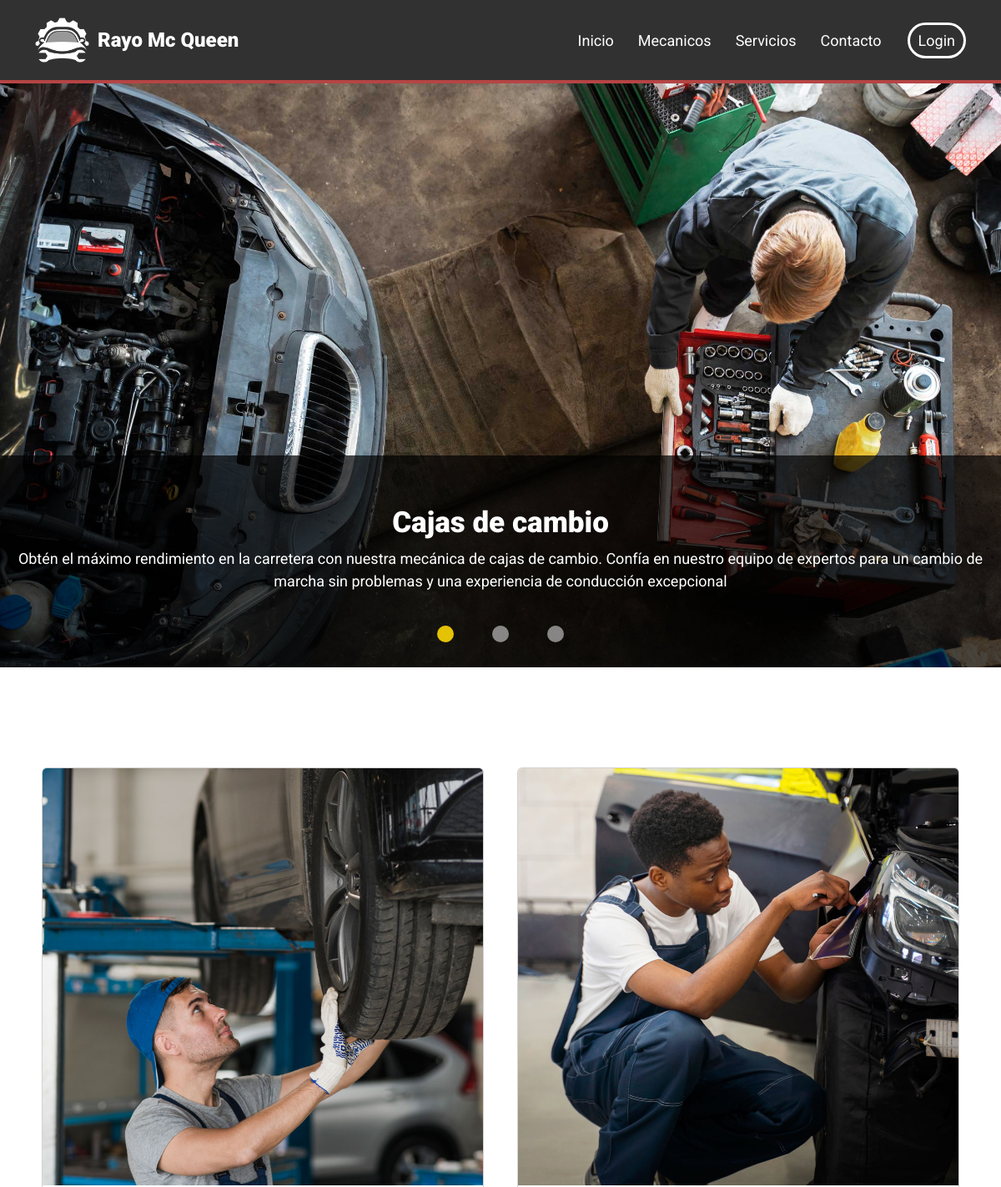
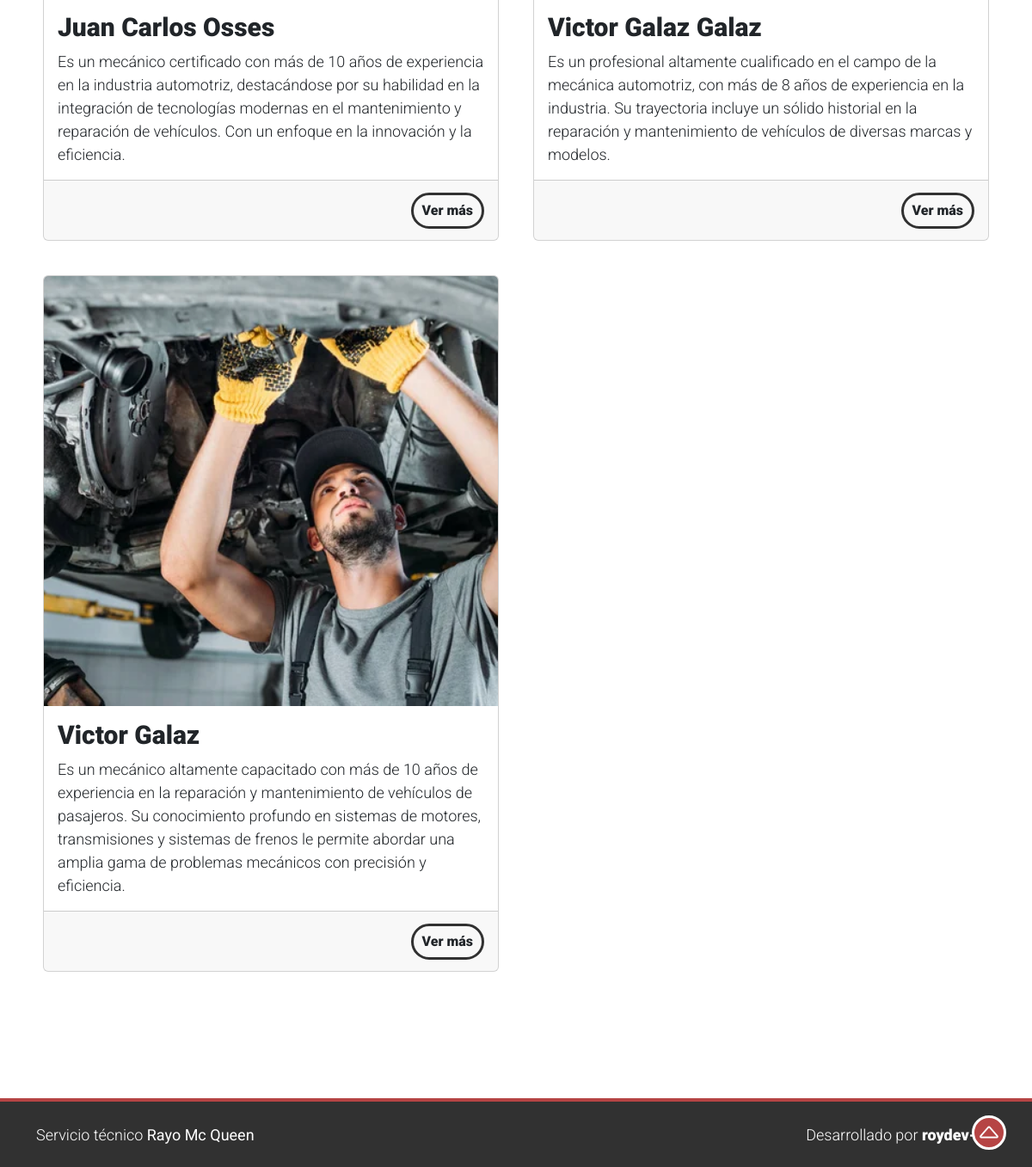
The page / on the database its author committed (2 pictures, top to bottom).
### rayoapp/models.py (models this page shows, shortened)
class Mecanico(models.Model):
    id = models.AutoField(primary_key=True)
    nombre = models.CharField(max_length=100, verbose_name='Nombre', null=True)
    descripcion = models.TextField(verbose_name="Descripción", null=True)
    imagen = models.ImageField(upload_to='img/', verbose_name="Imagen", null=True)

### rayoapp/views.py (the view)
# urls.py: path('', views.inicio, name='inicio'),
def inicio(request):
    mecanicos = Mecanico.objects.all()
    return render(request, 'paginas/index.html', {'mecanicos': mecanicos})

### rayoapp/templates/paginas/index.html (shortened to what this page needs)
{% extends 'base.html' %}
{% load static %}
{% block contenido %}
<div id="carouselExampleCaptions" class="carousel slide" data-bs-ride="carousel">
  <div class="container-fluid p-0 contenedor-carousel">
    <div class="carousel-indicators">
      <button type="button" data-bs-target="#carouselExampleCaptions" data-bs-slide-to="0" class="active"
        aria-current="true" aria-label="Slide 1"></button>
      <button type="button" data-bs-target="#carouselExampleCaptions" data-bs-slide-to="1"
        aria-label="Slide 2"></button>
      <button type="button" data-bs-target="#carouselExampleCaptions" data-bs-slide-to="2"
        aria-label="Slide 3"></button>
    </div>
    <div class="carousel-inner">
      <div class="carousel-item active c-item" data-bs-interval="3000">
        <img src="{% static 'img/foto1.jpg' %}" class="d-block w-100" alt="...">
        <div class="carousel-caption">
          <h2>Cajas de cambio</h2>
          <p>Obtén el máximo rendimiento en la carretera con nuestra mecánica de cajas de cambio. Confía en nuestro
            equipo
            de expertos para
            un cambio
            de marcha sin problemas y una experiencia de conducción excepcional</p>
        </div>
      </div>
    </div>
  </div>
</div>
<div class="container contenedor-meccanicos" id="Mecanicos">
  <div class="row">
    {% for mecanico in mecanicos %}
    <div class="col-sm-12 col-xl-6 contenedor-tarjeta">
      <div class="card w-100 ">
        <img src="{{ mecanico.imagen.url }}" class="card-img-top" alt="...">
        <div class="card-body">
          <h3 class="card-title">{{ mecanico.nombre }}</h3>
          <p class="card-text">{{ mecanico.descripcion }}</p>
        </div>
        <div class="card-footer d-flex justify-content-between align-items-center">
          <a href="{% url 'detalle_mecanico' %}" class="btn boton-mas">Ver más</a>
        </div>
      </div>
    </div>
    {% endfor %}
  </div>
</div>
<br>
{% endblock %}

### rayoapp/templates/base.html (shortened to what this page needs)
{% load static %}
<!DOCTYPE html>
<html lang="en">
<head>
  <link href="https://cdn.jsdelivr.net/npm/bootstrap@5.3.0-alpha3/dist/css/bootstrap.min.css" rel="stylesheet">
  <link rel="stylesheet" href="https://cdn.jsdelivr.net/npm/bootstrap-icons@1.11.3/font/bootstrap-icons.min.css">
  <link rel="stylesheet" href="{% static 'css/main.css' %}">
</head>
<body>
  <header>
    <nav class="navbar navbar-expand-xl" id="NavBarBarra" data-bs-theme="dark">
      <div class="container d-flex justify-content-between align-items-center">
        <img class="img-logo" src="{% static 'img/logo-taller-rayo.png' %}" alt="Logo">
        <a class="navbar-brand justify-content-start" href="{% url 'inicio' %}" id="Rayo">Rayo Mc Queen</a>
        <div class="collapse navbar-collapse justify-content-end" id="navbarSupportedContent">
          <ul class="navbar-nav">
            <li class="nav-item"><a class="nav-link normal" aria-current="page" href="{% url 'inicio' %}">Inicio</a></li>
            <li class="nav-item"><a class="nav-link normal" href="{% url 'inicio' %}#Mecanicos">Mecanicos</a></li>
            <li class="nav-item"><a class="nav-link normal" href="{% url 'servicios' %}">Servicios</a></li>
            <li class="nav-item"><a class="nav-link normal" href="{% url 'contacto' %}">Contacto</a></li>
            {% if user.is_authenticated %}
            <li class="nav-item"><a class="nav-link especial">{{ user.username|capfirst }}</a></li>
            <li class="nav-item"><a class="nav-link especial-c" href="{% url 'logout' %}">Cerrar sesión</a></li>
            {% else %}
            <li class="nav-item"><a class="nav-link especial" href="{% url 'login' %}">Login</a></li>
            {% endif %}
          </ul>
        </div>
      </div>
    </nav>
  </header>
  {% block contenido %}
  {% endblock %}
  <div class="container-fluid">
    <div id="button-up" class="boton">
      <i class="bi bi-caret-up"></i>
    </div>
  </div>
  <footer class="container-fluid">
    <div class="container">
      <p>Servicio técnico <strong>Rayo Mc Queen</strong></p>
      <p>Desarrollado por <a href="https://github.com/roydev-dw">roydev-dw</a></p>
    </div>
  </footer>
</body>
</html>

### rayoapp/static/css/main.css (style rules this page uses)
* { box-sizing: border-box; margin: 0; padding: 0; }
body { background-color: #ffffff; font-family: "Roboto", sans-serif; font-weight: 300; font-style: normal; overflow-y: scroll; font-size: 18px; }
h2 { font-size: 35px; font-weight: 900; text-wrap: pretty; }
h3 { font-size: 30px; font-weight: 900; text-wrap: pretty; }
header { position: sticky; top: 0; z-index: 3; }
.navbar { height: 100px; background-color: #313131; border-bottom: 4px solid #b64444; }
.navbar .img-logo { width: 65px; margin-right: 10px; filter: invert(1) }
.navbar .navbar-brand { color: #ffffff; font-size: 24px; font-weight: 900; }
.navbar .collapse ul { gap: 13px; }
.navbar .collapse ul li .normal { color: #ffffff; font-weight: 400; position: relative; }
.navbar .collapse ul li .especial { color: #ffffff; font-weight: 400; margin-left: 10px; padding: 5px 10px; background-color: transparent; border: 3px solid #ffffff; border-radius: 25px; }
.navbar .collapse ul li:nth-child(-n+4) .nav-link::after { content: ""; height: 4px; width: 90%; background-color: #b64444; border-radius: 3px; position: absolute; left: 5px; bottom: 3px; opacity: 0; transition: all 0.5s; }
.carousel { height: calc(100vh - 100px); }
.carousel .contenedor-carousel { height: 100% }
.carousel .carousel-indicators { gap: 40px; margin-bottom: 30px; }
.carousel .carousel-indicators button { width: 20px; height: 20px; border-radius: 50%; background-color: #ffffff; border: none; }
.carousel .carousel-indicators button.active { background-color: #e4c206; }
.carousel .carousel-inner .carousel-item img { height: calc(100vh - 100px); object-fit: cover; }
.carousel .carousel-inner .carousel-caption { background-color: #000000b4; width: 100%; right: 0; left: 0; bottom: 0; padding: 60px 0; }
.carousel .carousel-inner p { margin-bottom: 30px; font-weight: 400; }
.contenedor-meccanicos { position: relative; }
.contenedor-meccanicos::before { content: ""; display: block; height: 200px; margin-top: -200px; visibility: hidden; }
.contenedor-meccanicos { margin-top: 100px; margin-bottom: 100px; }
.contenedor-meccanicos .row .contenedor-tarjeta { padding: 20px; }
.contenedor-meccanicos .row img { height: 500px; object-fit: cover; }
.contenedor-meccanicos .row .card-footer { height: 70px; }
.contenedor-meccanicos .row .card-footer .boton-mas { text-decoration: none; border: 3px solid #313131; border-radius: 25px; padding: 6px 10px; font-weight: 900; transition: all 0.4s ease-in-out; }
.boton { width: 40px; height: 40px; display: flex; justify-content: center; align-items: center; background: #b64444; color: #ffffff; border: 3px solid #ffffff; border-radius: 50%; position: fixed; font-size: 30px; right: 30px; cursor: pointer; transition: all 0.3s ease; bottom: 20px; }
footer { height: 80px; background-color: #313131; display: flex; align-items: center; border-top: 4px solid #b64444; }
footer .container { display: flex; justify-content: space-between; }
footer p { color: #ffffff; margin: 0; }
footer p a { text-decoration: none; color: #ffffff; font-weight: 900; }

### rows shown on the page
Mecanico: imagen (picture), nombre "Juan Carlos Osses", descripcion "Es un mecánico certificado con más de 10 años de experiencia en la industria automotriz, destacándose por su habilidad en la integración de tecnologías modernas en el mantenimiento y reparación de vehículos. Con un enfoque en la innovación y la eficiencia."
Mecanico: imagen (picture), nombre "Victor Galaz Galaz", descripcion "Es un profesional altamente cualificado en el campo de la mecánica automotriz, con más de 8 años de experiencia en la industria. Su trayectoria incluye un sólido historial en la reparación y mantenimiento de vehículos de diversas marcas y modelos."
Mecanico: imagen (picture), nombre "Victor Galaz", descripcion "Es un mecánico altamente capacitado con más de 10 años de experiencia en la reparación y mantenimiento de vehículos de pasajeros. Su conocimiento profundo en sistemas de motores, transmisiones y sistemas de frenos le permite abordar una amplia gama de problemas mecánicos con precisión y eficiencia."
